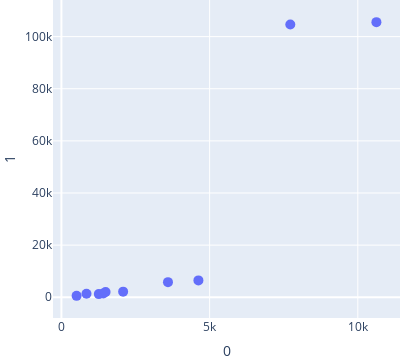

Notebook code cell kept with this figure:
### Code cell
fig = px.scatter(dfs[0], x=0, y=1, 
                
                   )

fig.update_layout(margin=dict(l=0, r=0, b=0, t=0), width=400)
fig.update_traces(marker_size=10)
#fig.update_xaxes(range=[-12,12],  scaleratio=1,)
#fig.update_yaxes(range=[-12,12],  scaleratio=1,)
fig.show()

### Figure 1 — Plotly figure (JSON) as saved in the notebook; plotly's stock layout.template omitted (floating-point values rounded to 4 significant figures)
{"data": [{"hovertemplate": "0=%{x}<br>1=%{y}<extra></extra>", "legendgroup": "", "marker": {"color": "#636efa", "size": 10, "symbol": "circle"}, "mode": "markers", "name": "", "orientation": "v", "showlegend": false, "type": "scatter", "x": [512.5, 846.3, 1416.0, 3595.0, 7723.0, 1261.0, 1490.0, 2082.0, 4622.0, 10630.0], "xaxis": "x", "y": [545.0, 1357.0, 1488.0, 5806.0, 104700.0, 1221.0, 2042.0, 2163.0, 6470.0, 105500.0], "yaxis": "y"}], "layout": {"height": 360, "legend": {"tracegroupgap": 0}, "margin": {"b": 0, "l": 0, "r": 0, "t": 0}, "width": 400, "xaxis": {"anchor": "y", "autorange": true, "domain": [0, 1], "range": [-285.9, 11430.0], "title": {"text": "0"}, "type": "linear"}, "yaxis": {"anchor": "x", "autorange": true, "domain": [0, 1], "range": [-7935.0, 114000.0], "title": {"text": "1"}, "type": "linear"}}}
